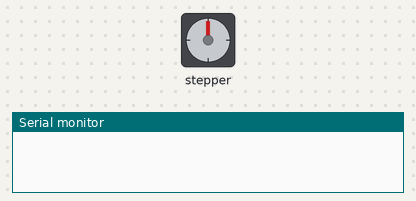
A sketch run on a simulated Arduino Uno, built with avr-gcc and run on an emulated ATmega328P. On the bench: stepper motor, the last lines printed to the serial monitor. Stepper angles assume 1024 steps per turn.

Above: at 0.15 s.
At 9.83 s:
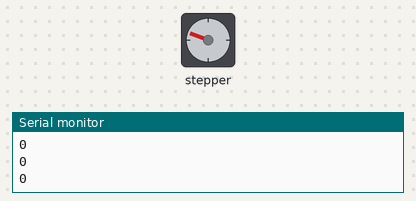
At 19.79 s:
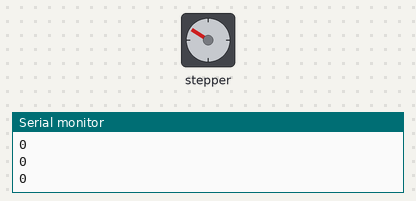
At 39.7 s:
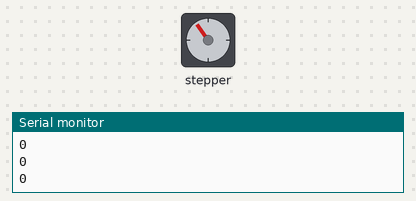
Timing chart, 0 to 40.0 s (numbered marks = the images above):
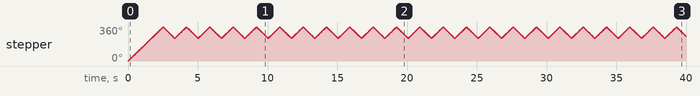

The sketch:

3_stepper_run.ino
```cpp
/***
Example Code to make a stepper motor move without stopping the sketch
***/

// We are using the CheapStepper library
#include <CheapStepper.h>

// Connect pins 8,9,10,11 to IN1,IN2,IN3,IN4 on ULN2003 board
CheapStepper stepper (8,9,10,11);

// This number defines how many steps are needed per one revolution
// this is the case for miuzei, 4076/4096 for elegoo
// http://forum.arduino.cc/index.php?topic=71964.15
const int stepsPerRevolution = 1024;
bool moveClockwise = true;
int stepsLeft = 0; // how many steps are left from the current movement


void setup()
{
  // Start serial
  Serial.begin(9600);

  // Stepper Setups
  stepper.setRpm(6);  // The default is ~16.25rpm
  // Range: 6RPM - 14RPM when powered from Arduino
  //        2RPM - 24RPM when powered from other resources
  stepper.setTotalSteps(stepsPerRevolution);
  // move one round
  stepper.newMove(moveClockwise, stepsPerRevolution);
}

void loop() {
  // this is necessary to keep in the loop with newMove()
  stepper.run();
  // we can now do other things, like digitalRead()/analogRead() in the loop because newMove doesn't stop the process

  stepsLeft = stepper.getStepsLeft();
  // if the current move is done...
  if (stepsLeft == 0){
    Serial.println("0");
    // let's start a new move in the reverse direction
    moveClockwise = !moveClockwise; // reverse direction
    stepper.newMove(moveClockwise, stepsPerRevolution/3); // move 120 degrees from current position
  }

}
```
